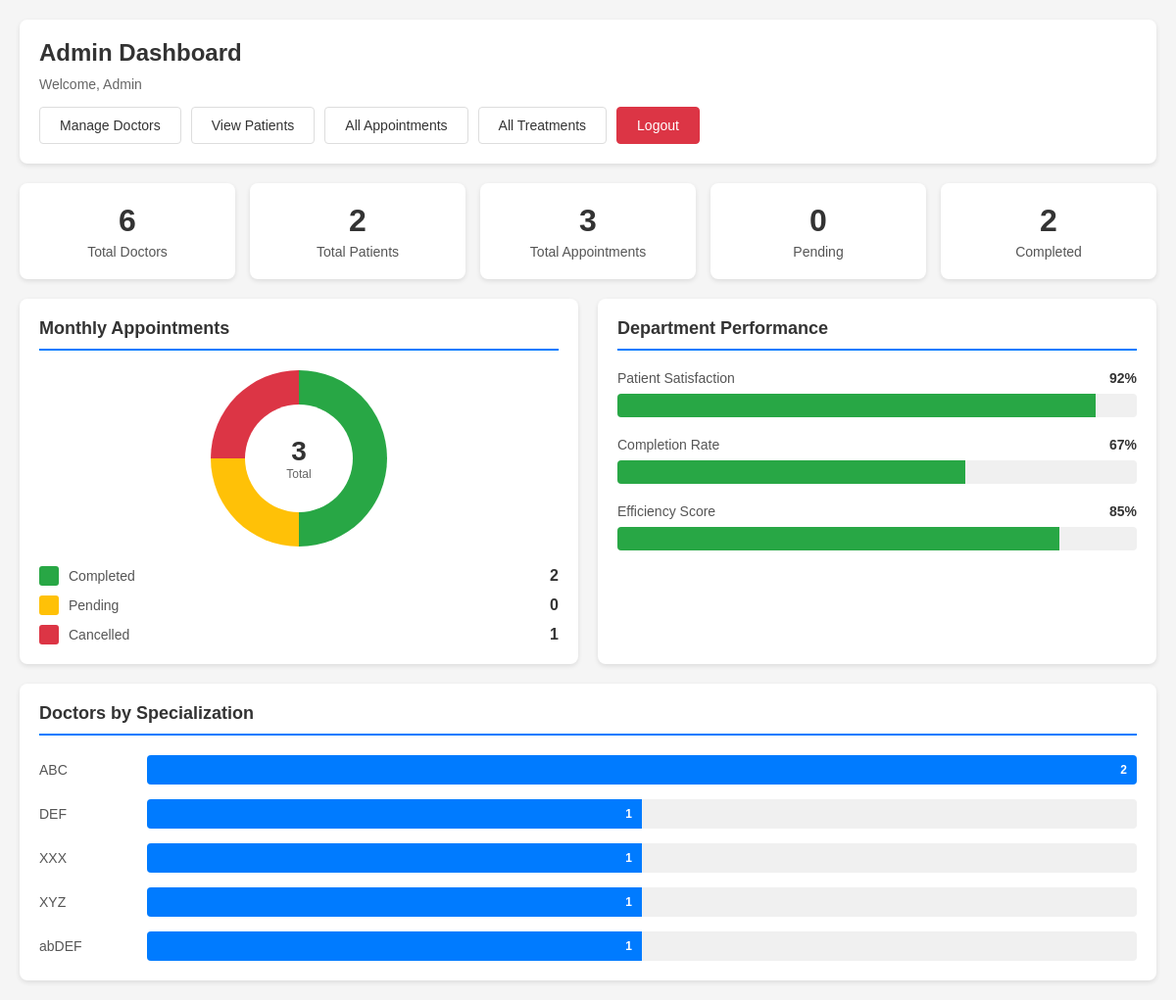
The app's page /admin/dashboard (signed in) with its own data.
### app.py (models this page shows, shortened)
class Doctor(db.Model):
    __tablename__ = 'doctor'
    id = db.Column(db.Integer, primary_key=True, autoincrement=True)
    user_id = db.Column(db.Integer, db.ForeignKey('user.id'), nullable=False)
    specialization = db.Column(db.String(100), nullable=False)
    availability = db.Column(db.String(255), nullable=True)
    user = db.relationship('User', backref='doctor')

### app.py (the view)
@app.route('/admin/dashboard')
def admin_dashboard():
    if 'user_id' not in session or session.get('role') != 'admin':
        flash('Access denied', 'error')
        return redirect(url_for('login'))
    total_doctors = Doctor.query.count()
    total_patients = Patient.query.count()
    total_appointments = Appointment.query.count()
    pending_appointments = Appointment.query.filter_by(status='Booked').count()
    completed_appointments = Appointment.query.filter_by(status='Completed').count()
    cancelled_appointments = Appointment.query.filter_by(status='Cancelled').count()
    completion_rate = round((completed_appointments / total_appointments * 100) if total_appointments > 0 else 0)
    satisfaction_rate = 92
    efficiency_score = 85
    from sqlalchemy import func
    specialization_data = db.session.query(
        Doctor.specialization,
        func.count(Doctor.id).label('count')
    ).group_by(Doctor.specialization).all()
    max_count = max([s[1] for s in specialization_data]) if specialization_data else 1
    specializations = []
    class_names = ['cardiology', 'neurology', 'orthopedics', 'pediatrics', 'general']
    for idx, (spec, count) in enumerate(specialization_data):
        percentage = round((count / max_count) * 100)
        specializations.append({
            'name': spec,
            'count': count,
            'percentage': percentage,
            'class': class_names[idx % len(class_names)]
        })
    return render_template('admin_dashboard.html',
                           total_doctors=total_doctors,
                           total_patients=total_patients,
                           total_appointments=total_appointments,
                           pending_appointments=pending_appointments,
                           completed_appointments=completed_appointments,
                           cancelled_appointments=cancelled_appointments,
                           completion_rate=completion_rate,
                           satisfaction_rate=satisfaction_rate,
                           efficiency_score=efficiency_score,
                           specializations=specializations)

### templates/admin_dashboard.html (shortened to what this page needs)
<!DOCTYPE html>
<html lang="en">
<head>
</head>
<body>
    <div class="container">
        <div class="header">
            <h1>Admin Dashboard</h1>
            <p>Welcome, Admin</p>
            <div class="nav-buttons">
                <a href="/admin/doctors" class="btn">Manage Doctors</a>
                <a href="/admin/patients" class="btn">View Patients</a>
                <a href="/admin/appointments" class="btn">All Appointments</a>
                <a href="/admin/treatments" class="btn">All Treatments</a>
                <a href="/logout" class="btn btn-danger">Logout</a>
            </div>
        </div>
        <div class="stats-overview">
            <div class="stat-card">
                <div class="stat-number">{{ total_doctors }}</div>
                <div class="stat-label">Total Doctors</div>
            </div>
            <div class="stat-card">
                <div class="stat-number">{{ total_patients }}</div>
                <div class="stat-label">Total Patients</div>
            </div>
            <div class="stat-card">
                <div class="stat-number">{{ total_appointments }}</div>
                <div class="stat-label">Total Appointments</div>
            </div>
            <div class="stat-card">
                <div class="stat-number">{{ pending_appointments }}</div>
                <div class="stat-label">Pending</div>
            </div>
            <div class="stat-card">
                <div class="stat-number">{{ completed_appointments }}</div>
                <div class="stat-label">Completed</div>
            </div>
        </div>
        <div class="charts-grid">
            <div class="chart-card">
                <h2 class="chart-title">Monthly Appointments</h2>
                <div class="donut-chart">
                    <div class="donut-center">
                        <div class="number">{{ total_appointments }}</div>
                        <div class="label">Total</div>
                    </div>
                </div>
                <div class="legend">
                    <div class="legend-item">
                        <div class="legend-color" style="background: #28a745;"></div>
                        <span class="legend-label">Completed</span>
                        <span class="legend-value">{{ completed_appointments }}</span>
                    </div>
                    <div class="legend-item">
                        <div class="legend-color" style="background: #ffc107;"></div>
                        <span class="legend-label">Pending</span>
                        <span class="legend-value">{{ pending_appointments }}</span>
                    </div>
                    <div class="legend-item">
                        <div class="legend-color" style="background: #dc3545;"></div>
                        <span class="legend-label">Cancelled</span>
                        <span class="legend-value">{{ cancelled_appointments }}</span>
                    </div>
                </div>
            </div>
            <div class="chart-card">
                <h2 class="chart-title">Department Performance</h2>
                <div class="stats-bars">
                    <div class="stat-item">
                        <div class="stat-header">
                            <span class="stat-label">Patient Satisfaction</span>
                            <span class="stat-value">{{ satisfaction_rate }}%</span>
                        </div>
                        <div class="progress-bar">
                            <div class="progress-fill" style="width: {{ satisfaction_rate }}%;"></div>
                        </div>
                    </div>
                    <div class="stat-item">
                        <div class="stat-header">
                            <span class="stat-label">Completion Rate</span>
                            <span class="stat-value">{{ completion_rate }}%</span>
                        </div>
                        <div class="progress-bar">
                            <div class="progress-fill" style="width: {{ completion_rate }}%;"></div>
                        </div>
                    </div>
                    <div class="stat-item">
                        <div class="stat-header">
                            <span class="stat-label">Efficiency Score</span>
                            <span class="stat-value">{{ efficiency_score }}%</span>
                        </div>
                        <div class="progress-bar">
                            <div class="progress-fill" style="width: {{ efficiency_score }}%;"></div>
                        </div>
                    </div>
                </div>
            </div>
            <div class="chart-card" style="grid-column: span 2;">
                <h2 class="chart-title">Doctors by Specialization</h2>
                <div class="bar-chart">
                    {% for spec in specializations %}
                    <div class="bar-item">
                        <div class="bar-label">{{ spec.name }}</div>
                        <div class="bar-wrapper">
                            <div class="bar-fill" style="width: {{ spec.percentage }}%;">
                                {{ spec.count }}
                            </div>
                        </div>
                    </div>
                    {% endfor %}
                </div>
            </div>
        </div>
    </div>
</body>
</html>

### templates/admin_dashboard.html (style rules this page uses)
* { margin: 0; padding: 0; box-sizing: border-box; }
body { font-family: Arial, sans-serif; background-color: #f5f5f5; padding: 20px; }
.container { max-width: 1200px; margin: 0 auto; }
.header { background: white; border-radius: 8px; padding: 20px; margin-bottom: 20px; box-shadow: 0 2px 5px rgba(0,0,0,0.1); }
.header h1 { color: #333; font-size: 24px; margin-bottom: 10px; }
.header p { color: #666; font-size: 14px; margin-bottom: 15px; }
.nav-buttons { display: flex; gap: 10px; flex-wrap: wrap; }
.btn { padding: 10px 20px; border-radius: 4px; text-decoration: none; font-size: 14px; border: 1px solid #ddd; background: white; color: #333; }
.btn-danger { background: #dc3545; color: white; border-color: #dc3545; }
.stats-overview { display: grid; grid-template-columns: repeat(auto-fit, minmax(180px, 1fr)); gap: 15px; margin-bottom: 20px; }
.stat-card { background: white; border-radius: 8px; padding: 20px; box-shadow: 0 2px 5px rgba(0,0,0,0.1); text-align: center; }
.stat-number { font-size: 32px; font-weight: bold; color: #333; margin-bottom: 5px; }
.stat-label { color: #666; font-size: 14px; }
.charts-grid { display: grid; grid-template-columns: repeat(auto-fit, minmax(300px, 1fr)); gap: 20px; }
.chart-card { background: white; border-radius: 8px; padding: 20px; box-shadow: 0 2px 5px rgba(0,0,0,0.1); }
.chart-title { font-size: 18px; margin-bottom: 20px; color: #333; border-bottom: 2px solid #007bff; padding-bottom: 10px; }
.donut-chart { width: 180px; height: 180px; border-radius: 50%; margin: 20px auto; background: conic-gradient( #28a745 0deg 180deg, #ffc107 180deg 270deg, #dc3545 270deg 360deg ); position: relative; display: flex; align-items: center; justify-content: center; }
.donut-chart::after { content: ''; width: 110px; height: 110px; background: white; border-radius: 50%; position: absolute; }
.donut-center { position: relative; z-index: 1; text-align: center; }
.donut-center .number { font-size: 28px; font-weight: bold; color: #333; }
.donut-center .label { font-size: 12px; color: #666; }
.legend { display: flex; flex-direction: column; gap: 10px; margin-top: 15px; }
.legend-item { display: flex; align-items: center; gap: 10px; }
.legend-color { width: 20px; height: 20px; border-radius: 3px; }
.legend-label { flex: 1; font-size: 14px; color: #555; }
.legend-value { font-weight: bold; color: #333; }
.bar-chart { display: flex; flex-direction: column; gap: 15px; margin-top: 15px; }
.bar-item { display: flex; align-items: center; gap: 10px; }
.bar-label { width: 100px; font-size: 14px; color: #555; }
.bar-wrapper { flex: 1; height: 30px; background: #f0f0f0; border-radius: 4px; overflow: hidden; }
.bar-fill { height: 100%; background: #007bff; display: flex; align-items: center; justify-content: flex-end; padding-right: 10px; color: white; font-weight: bold; font-size: 12px; }
.stats-bars { display: flex; flex-direction: column; gap: 20px; }
.stat-item { display: flex; flex-direction: column; gap: 8px; }
.stat-header { display: flex; justify-content: space-between; font-size: 14px; }
.stat-label { color: #555; }
.stat-value { font-weight: bold; color: #333; }
.progress-bar { height: 24px; background: #f0f0f0; border-radius: 4px; overflow: hidden; }
.progress-fill { height: 100%; background: #28a745; }

### records on screen
Doctor: name "DEF", {{ spec.percentage }} 50 (drawn), count "1"
Doctor: name "XXX", {{ spec.percentage }} 50 (drawn), count "1"
Doctor: name "XYZ", {{ spec.percentage }} 50 (drawn), count "1"
Doctor: name "abDEF", {{ spec.percentage }} 50 (drawn), count "1"

### other values on screen
{{ total_doctors }} "6"
{{ total_patients }} "2"
{{ total_appointments }} "3"
{{ pending_appointments }} "0"
{{ completed_appointments }} "2"
{{ cancelled_appointments }} "1"
{{ satisfaction_rate }} "92"
{{ completion_rate }} "67"
{{ efficiency_score }} "85"
{{ spec.name }} "ABC"
{{ spec.count }} "2"
